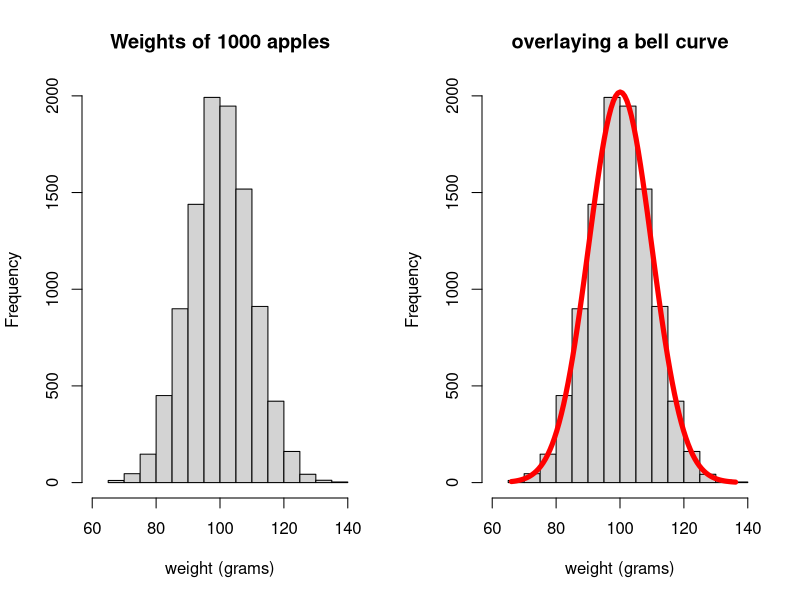

This figure's R source: (Note: this script raises an error after producing the figure.)
## ---- chunk 1
par(mfrow = c(1,2))

#make this example reproducible
set.seed(1234)

#define data
data <- rnorm(10000, mean = 100, sd = 10)

#create histogram
hist_data <- hist(data,
                  main = "Weights of 1000 apples",
                  xlab="weight (grams)",
                  xlim = c(60,140))

hist_and_curve <- hist(data,
                       main= "overlaying a bell curve",
                       xlab="weight (grams)",
                       xlim = c(60,140))

#define x and y values to use for normal curve
x_values <- seq(min(data), max(data), length = 100)
y_values <- dnorm(x_values, mean = mean(data), sd = sd(data)) 
y_values <- y_values * diff(hist_data$mids[1:2]) * length(data) 

#overlay normal curve on histogram
lines(x_values, y_values,col='red', lwd=5 )

## ---- chunk 2
knitr::include_graphics("./figures/cauchy.jpg")
## ---- chunk 3
knitr::include_graphics("./figures/norm1.jpg")
## ---- chunk 4
knitr::include_graphics("./figures/norm2.jpg")
## ---- chunk 5
knitr::include_graphics("./figures/norm3.jpg")
## ---- chunk 6
knitr::include_graphics("./figures/znorm.jpg")
## ---- chunk 7
knitr::include_graphics("./figures/eggs.jpg")
## ---- chunk 8
knitr::include_graphics("./figures/inverseeggs.jpg")
